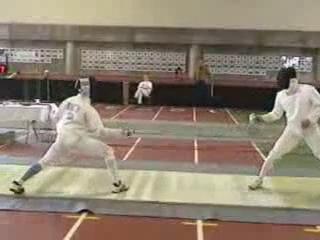
#> input picture frame 16 of session09/example_videos/vfencing.mp4, 320 x 240 px, given in place of the camera
$ python klt_demo.py
#> lines starting #> are read from the running program, lines starting #| are printed output that depends on the picture; after the words box and inside, x2 and y2 are one past the last pixel; in counts of white or black regions, pixels touching at a corner belong together
#> in main, frame is the input picture: shape (240, 320, 3); mean B, G, R 112.4, 128.2, 140.6
"""
KLT (Kaasade-Lucas-Tomasi) Tracker Demo
Uses Shi-Tomasi corner detection + pyramidal Lucas-Kanade optical flow

Features:
- Sparse feature point tracking
- Automatic feature re-detection when points are lost
- Visualization of trajectories
"""

import cv2
import numpy as np
import argparse
from pathlib import Path

class KLTTracker:
    """
    KLT Tracker using OpenCV's goodFeaturesToTrack and calcOpticalFlowPyrLK
    """
    def __init__(self,
                 max_corners=100,
                 quality_level=0.3,
                 min_distance=7,
                 block_size=7,
                 lk_win_size=(15, 15),
                 lk_max_level=2,
                 lk_criteria=(cv2.TERM_CRITERIA_EPS | cv2.TERM_CRITERIA_COUNT, 10, 0.03)):
        """
        Args:
            max_corners: Maximum number of corners to detect
            quality_level: Quality level for Shi-Tomasi (0-1)
            min_distance: Minimum distance between corners
            block_size: Size of averaging block for corner detection
            lk_win_size: Window size for Lucas-Kanade
            lk_max_level: Number of pyramid levels
            lk_criteria: Termination criteria for LK
        """
        # Shi-Tomasi parameters
        self.feature_params = dict(
            maxCorners=max_corners,
            qualityLevel=quality_level,
            minDistance=min_distance,
            blockSize=block_size
        )

        # Lucas-Kanade parameters
        self.lk_params = dict(
            winSize=lk_win_size,
            maxLevel=lk_max_level,
            criteria=lk_criteria
        )

        # Tracking state
        self.prev_gray = None
        self.prev_points = None
        self.trajectories = []
        self.colors = None
        self.min_points = 20  # Re-detect if below this

    def detect_features(self, gray_frame):
        """Detect good features to track using Shi-Tomasi corner detector"""
        return cv2.goodFeaturesToTrack(gray_frame, mask=None, **self.feature_params)

    def init_tracking(self, frame, roi=None):
        """
        Initialize tracking on first frame

        Args:
            frame: First frame (BGR)
            roi: Optional region of interest (x, y, w, h)
        """
        gray = cv2.cvtColor(frame, cv2.COLOR_BGR2GRAY)
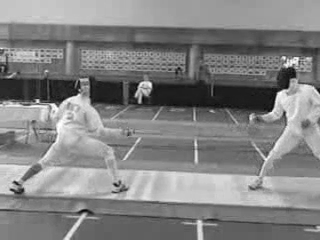
#> gray: shape (240, 320); min 4, max 255, mean 130.1

        if roi is not None:
            # Create mask for ROI
            mask = np.zeros_like(gray)
            x, y, w, h = roi
            mask[y:y+h, x:x+w] = 255
            self.prev_points = cv2.goodFeaturesToTrack(
                gray, mask=mask, **self.feature_params
            )
        else:
            self.prev_points = self.detect_features(gray)
#> self.prev_points = 35 rows, first 8: [58, 104], [296, 60], [37, 101], [285, 59], [149, 84], [287, 86], [49, 106], [266, 157]

        self.prev_gray = gray

        # Initialize random colors for trajectories
        if self.prev_points is not None:
            n_points = len(self.prev_points)
#> n_points = 35
            self.colors = np.random.randint(0, 255, (n_points, 3)).tolist()
#> self.colors = 35 items, first 6: [172, 47, 117], [192, 67, 251], [195, 103, 9], [211, 21, 242], [36, 87, 70], [216, 88, 140]
            self.trajectories = [[p] for p in self.prev_points.reshape(-1, 2)]
#> self.trajectories = 35 items, first 6: [[58, 104]], [[296, 60]], [[37, 101]], [[285, 59]], [[149, 84]], [[287, 86]]
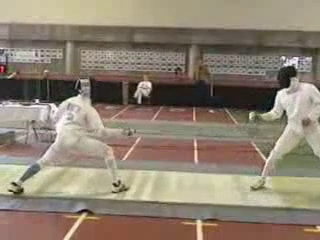
#> input picture frame 17 of session09/example_videos/vfencing.mp4, 320 x 240 px, given in place of the camera
#> in main, frame is the input picture: shape (240, 320, 3); mean B, G, R 112.6, 128.3, 140.7

    def track(self, frame):
        """
        Track features in new frame

        Args:
            frame: Current frame (BGR)

        Returns:
            frame: Frame with visualization
            n_tracked: Number of successfully tracked points
        """
        gray = cv2.cvtColor(frame, cv2.COLOR_BGR2GRAY)
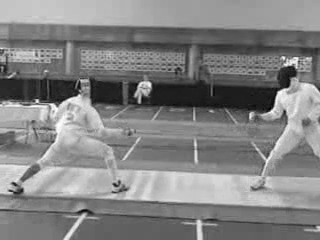
#> gray: shape (240, 320); min 1, max 255, mean 130.2
        vis_frame = frame.copy()

        if self.prev_points is None or len(self.prev_points) == 0:
            # No points to track
            return vis_frame, 0

        # Calculate optical flow (Lucas-Kanade)
        next_points, status, error = cv2.calcOpticalFlowPyrLK(
            self.prev_gray,
            gray,
            self.prev_points,
            None,
            **self.lk_params
        )
#> next_points = 35 rows, first 8: [57.7, 104.2], [295.7, 59.72], [36.59, 101], [284.5, 58.68], [148.5, 84.04], [287.7, 84.8], [48.51, 106], [266.7, 158.1]; status = 35 values from 1 to 1; error = 35 values, max 16.31 at index 12, min 2.17 at index 33, mean 6.66

        # Select good points
        if next_points is not None:
            good_new = next_points[status == 1]
#> good_new = 35 pairs, first value 3.73 to 308.7, second value 53.02 to 224
            good_old = self.prev_points[status == 1]
#> good_old = 35 pairs, first value 4 to 309, second value 53 to 224

            # Update trajectories and draw
            new_trajectories = []
            new_colors = []

            for i, (new, old) in enumerate(zip(good_new, good_old)):
                a, b = new.ravel()
                c, d = old.ravel()
                a, b, c, d = int(a), int(b), int(c), int(d)

                # Find original index
                orig_idx = np.where(status == 1)[0][i]
                color = tuple(map(int, self.colors[orig_idx]))

                # Draw trajectory line
                cv2.line(vis_frame, (a, b), (c, d), color, 2)
                # Draw current point
                cv2.circle(vis_frame, (a, b), 5, color, -1)

                # Update trajectory
                new_trajectories.append(self.trajectories[orig_idx] + [(a, b)])
                new_colors.append(self.colors[orig_idx])
#> this loop made 35 passes
#> (new, a, b, c, d, color) on passes 1 to 12: ([57.7, 104.2], 57, 104, 58, 104, (172, 47, 117)), ([295.7, 59.72], 295, 59, 296, 60, (192, 67, 251)), ([36.59, 101], 36, 101, 37, 101, (195, 103, 9)), ([284.5, 58.68], 284, 58, 285, 59, (211, 21, 242)), ([148.5, 84.04], 148, 84, 149, 84, (36, 87, 70)), ([287.7, 84.8], 287, 84, 287, 86, (216, 88, 140)), ([48.51, 106], 48, 106, 49, 106, (58, 193, 230)), ([266.7, 158.1], 266, 158, 266, 157, (39, 87, 174)), ([80.44, 81.84], 80, 81, 80, 81, (88, 81, 165)), ([118.5, 184], 118, 184, 119, 184, (25, 77, 72)), ([143.6, 95.06], 143, 95, 144, 95, (9, 148, 115)), ([87.46, 79.92], 87, 79, 87, 79, (208, 243, 197))
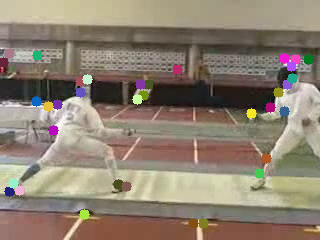
#> vis_frame: shape (240, 320, 3); 3.58% of pixels changed, all inside (x1, y1, x2, y2) = (0, 48, 314, 229)
#> after the loop, new_colors has the same summary as self.colors in init_tracking; new_trajectories = 35 items

            self.trajectories = new_trajectories
#> self.trajectories = 35 items
            self.colors = new_colors
            self.prev_points = good_new.reshape(-1, 1, 2)
#> self.prev_points has the same summary as next_points

            # Re-detect features if too few
            if len(self.prev_points) < self.min_points:
                new_features = self.detect_features(gray)
                if new_features is not None:
                    # Add new features
                    self.prev_points = np.vstack([self.prev_points, new_features])
                    n_new = len(new_features)
                    new_colors_list = np.random.randint(0, 255, (n_new, 3)).tolist()
                    self.colors.extend(new_colors_list)
                    self.trajectories.extend([[p] for p in new_features.reshape(-1, 2)])

        self.prev_gray = gray.copy()

        # Draw info
        n_tracked = len(self.prev_points) if self.prev_points is not None else 0
#> n_tracked = 35
        cv2.putText(vis_frame, f'Tracking {n_tracked} points', (20, 30),
                   cv2.FONT_HERSHEY_SIMPLEX, 0.8, (0, 255, 0), 2)
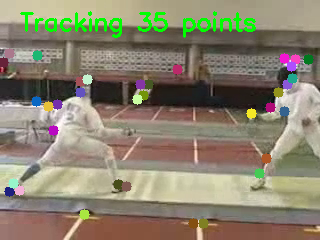
#> vis_frame: shape (240, 320, 3); 2.06% of pixels changed, all inside (x1, y1, x2, y2) = (20, 11, 256, 38)

        return vis_frame, n_tracked


def main():
    parser = argparse.ArgumentParser(description='KLT Tracker Demo')
    parser.add_argument('--video', type=str, default='0',
                       help='Video file or camera index (default: 0 for webcam)')
    parser.add_argument('--roi', action='store_true',
                       help='Select ROI for initial feature detection')
    parser.add_argument('--max_corners', type=int, default=100,
                       help='Maximum number of corners to detect')
    parser.add_argument('--output', type=str, default=None,
                       help='Output video file (optional)')
    args = parser.parse_args()

    # Open video
    if args.video.isdigit():
        cap = cv2.VideoCapture(int(args.video))
    else:
        cap = cv2.VideoCapture(args.video)

    if not cap.isOpened():
        print(f"Error: Could not open video {args.video}")
        return

    # Read first frame
    ret, frame = cap.read()
    if not ret:
        print("Error: Could not read first frame")
        return

    # Optional: Select ROI
    roi = None
    if args.roi:
        print("Select ROI for feature detection, then press SPACE or ENTER")
        roi = cv2.selectROI("Select ROI", frame, fromCenter=False)
        cv2.destroyWindow("Select ROI")
        if roi[2] > 0 and roi[3] > 0:  # Valid ROI
            roi = tuple(map(int, roi))
        else:
            roi = None

    # Initialize tracker
    tracker = KLTTracker(max_corners=args.max_corners)
    tracker.init_tracking(frame, roi)

    # Setup video writer if output specified
    writer = None
    if args.output:
        fourcc = cv2.VideoWriter_fourcc(*'mp4v')
        fps = cap.get(cv2.CAP_PROP_FPS)
        width = int(cap.get(cv2.CAP_PROP_FRAME_WIDTH))
        height = int(cap.get(cv2.CAP_PROP_FRAME_HEIGHT))
        writer = cv2.VideoWriter(args.output, fourcc, fps, (width, height))

    print("Tracking started. Press 'q' to quit, 'r' to reset")

    while True:
        ret, frame = cap.read()
        if not ret:
            print("End of video or cannot read frame")
            break

        # Track
        vis_frame, n_tracked = tracker.track(frame)
#> n_tracked = 35

        # Display
        cv2.imshow('KLT Tracker', vis_frame)

        # Write frame if output specified
        if writer:
            writer.write(vis_frame)

        # Handle keys
        key = cv2.waitKey(30) & 0xFF
#> (key q is pressed here)
        if key == ord('q'):
            break
        elif key == ord('r'):
            # Reset tracking
            print("Resetting tracker...")
            tracker.init_tracking(frame, roi)

    # Cleanup
    cap.release()
    if writer:
        writer.release()
    cv2.destroyAllWindows()
    print("Done!")


if __name__ == '__main__':
    main()

$ run again, starting later in the video
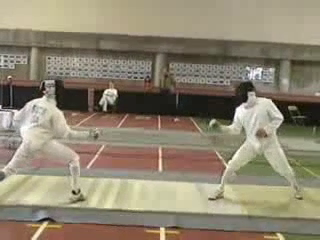
#> input picture frame 72 of session09/example_videos/vfencing.mp4, 320 x 240 px, given in place of the camera
#> in main, frame is the input picture: shape (240, 320, 3); mean B, G, R 112.4, 132.4, 141.8
#> in init_tracking, `self.prev_points = self.detect_features(gray)`: self.prev_points = 35 rows, first 8: [1, 108], [260, 70], [250, 94], [74, 192], [114, 91], [46, 82], [157, 231], [2, 63]
#> n_points = 35
#> self.colors = 35 items, first 6: [172, 47, 117], [192, 67, 251], [195, 103, 9], [211, 21, 242], [36, 87, 70], [216, 88, 140]
#> in init_tracking, `self.trajectories = [[p] for p in self.prev_points.reshape(-1, 2)]`: self.trajectories = 35 items, first 6: [[1, 108]], [[260, 70]], [[250, 94]], [[74, 192]], [[114, 91]], [[46, 82]]
#> next_points = 35 rows, first 8: [1.08, 107.9], [260, 69.89], [251.8, 92.18], [74.25, 191.6], [114, 90.99], [47.58, 79.98], [157.1, 230.8], [1.98, 62.73]; status = 35 values from 1 to 1; error = 35 values, max 18.35 at index 30, min 0.768 at index 4, mean 6.78
#> good_new = 35 pairs, first value 1.08 to 290.8, second value 62.73 to 235.8
#> good_old = 35 pairs, first value 1 to 288, second value 63 to 236
#> the loop in track, `for i, (new, old) in enumerate(zip(good_new, good_old)):` made 35 passes
#> (new, a, b, c, d, color) on passes 1 to 8: ([1.08, 107.9], 1, 107, 1, 108, (172, 47, 117)), ([260, 69.89], 260, 69, 260, 70, (192, 67, 251)), ([251.8, 92.18], 251, 92, 250, 94, (195, 103, 9)), ([74.25, 191.6], 74, 191, 74, 192, (211, 21, 242)), ([114, 90.99], 114, 90, 114, 91, (36, 87, 70)), ([47.58, 79.98], 47, 79, 46, 82, (216, 88, 140)), ([157.1, 230.8], 157, 230, 157, 231, (58, 193, 230)), ([1.98, 62.73], 1, 62, 2, 63, (39, 87, 174))
#> after the loop in track, `for i, (new, old) in enumerate(zip(good_new, good_old)):`:
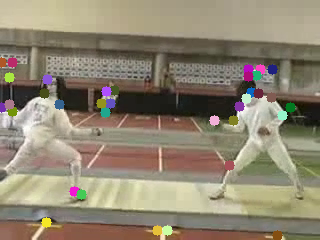
#> vis_frame: shape (240, 320, 3); mean B, G, R 112.7, 132.2, 142
#> after the loop in track, `for i, (new, old) in enumerate(zip(good_new, good_old)):`: new_colors has the same summary as self.colors in init_tracking; new_trajectories = 35 items
#> in track, `self.prev_points = good_new.reshape(-1, 1, 2)`: self.prev_points has the same summary as next_points
#> in track, `n_tracked = len(self.prev_points) if self.prev_points is not None else 0`: n_tracked = 35
#> in track, `cv2.putText(vis_frame, f'Tracking {n_tracked} points', (20, 30), cv2.F..`:
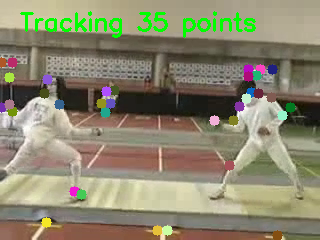
#> vis_frame: shape (240, 320, 3); 2.06% of pixels changed, all inside (x1, y1, x2, y2) = (20, 11, 256, 38)

$ run again, starting later in the video
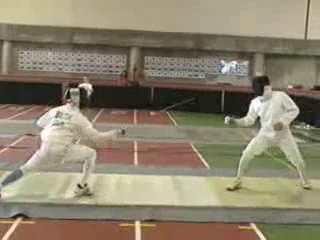
#> input picture frame 128 of session09/example_videos/vfencing.mp4, 320 x 240 px, given in place of the camera
#> in main, frame is the input picture: shape (240, 320, 3); mean B, G, R 108.4, 129.6, 139.1
#> in init_tracking, `self.prev_points = self.detect_features(gray)`: self.prev_points = 20 rows, first 8: [81, 87], [70, 90], [227, 118], [261, 93], [258, 116], [234, 64], [89, 86], [84, 186]
#> n_points = 20
#> self.colors = 20 items, first 6: [172, 47, 117], [192, 67, 251], [195, 103, 9], [211, 21, 242], [36, 87, 70], [216, 88, 140]
#> in init_tracking, `self.trajectories = [[p] for p in self.prev_points.reshape(-1, 2)]`: self.trajectories = [[[81, 87]], [[70, 90]], [[227, 118]], [[261, 93]], [[258, 116]], [[234, 64]], [[89, 86]], [[84, 186]], [[224, 65]], [[266, 88]], [[69, 98]], [[306, 126]], [[135, 223]], [[57, 115]], [[20, 220]], [[142, 225]], [[246, 63]], [[252, 226]], [[296, 110]], [[253, 100]]]
#> next_points = 20 rows, first 8: [80.93, 86.27], [70.02, 88.86], [226.1, 118.5], [260.7, 94.79], [257.1, 118], [233.5, 64], [88.57, 85.55], [83.66, 185.8]; status = 20 values from 1 to 1; error = 20 values, max 12.6 at index 0, min 2.55 at index 12, mean 5.33
#> good_new has the same summary as next_points
#> good_old has the same summary as self.prev_points in init_tracking
#> the loop in track, `for i, (new, old) in enumerate(zip(good_new, good_old)):` made 20 passes
#> (new, a, b, c, d, color) on passes 1 to 8: ([80.93, 86.27], 80, 86, 81, 87, (172, 47, 117)), ([70.02, 88.86], 70, 88, 70, 90, (192, 67, 251)), ([226.1, 118.5], 226, 118, 227, 118, (195, 103, 9)), ([260.7, 94.79], 260, 94, 261, 93, (211, 21, 242)), ([257.1, 118], 257, 117, 258, 116, (36, 87, 70)), ([233.5, 64], 233, 63, 234, 64, (216, 88, 140)), ([88.57, 85.55], 88, 85, 89, 86, (58, 193, 230)), ([83.66, 185.8], 83, 185, 84, 186, (39, 87, 174))
#> after the loop in track, `for i, (new, old) in enumerate(zip(good_new, good_old)):`:
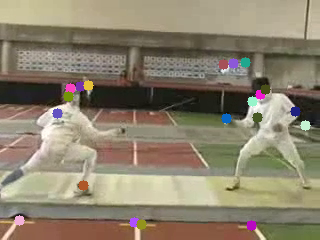
#> vis_frame: shape (240, 320, 3); mean B, G, R 109, 129.2, 139.2
#> after the loop in track, `for i, (new, old) in enumerate(zip(good_new, good_old)):`: new_colors has the same summary as self.colors in init_tracking; new_trajectories = 20 items
#> in track, `self.prev_points = good_new.reshape(-1, 1, 2)`: self.prev_points has the same summary as next_points
#> in track, `n_tracked = len(self.prev_points) if self.prev_points is not None else 0`: n_tracked = 20
#> in track, `cv2.putText(vis_frame, f'Tracking {n_tracked} points', (20, 30), cv2.F..`:
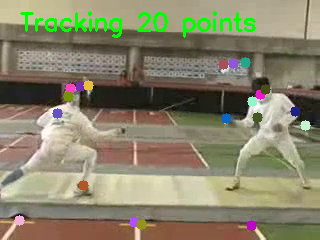
#> vis_frame: shape (240, 320, 3); 2.06% of pixels changed, all inside (x1, y1, x2, y2) = (20, 11, 256, 38)
